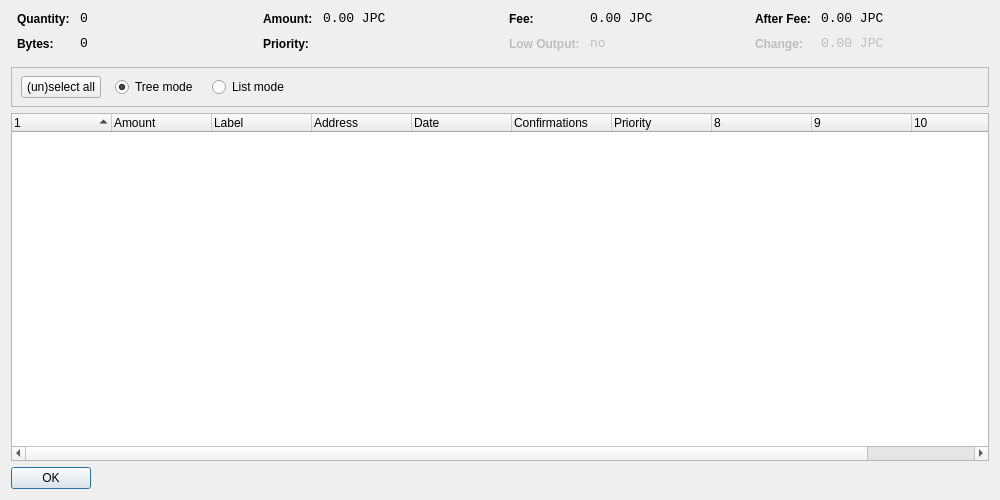
<?xml version="1.0" encoding="UTF-8"?>
<ui version="4.0">
 <class>CoinControlDialog</class>
 <widget class="QDialog" name="CoinControlDialog">
  <property name="geometry">
   <rect>
    <x>0</x>
    <y>0</y>
    <width>1000</width>
    <height>500</height>
   </rect>
  </property>
  <property name="windowTitle">
   <string>Coin Control</string>
  </property>
  <layout class="QVBoxLayout" name="verticalLayout">
   <item>
    <layout class="QHBoxLayout" name="horizontalLayoutTop" stretch="0,0,0,0">
     <property name="topMargin">
      <number>0</number>
     </property>
     <property name="bottomMargin">
      <number>10</number>
     </property>
     <item>
      <layout class="QFormLayout" name="formLayoutCoinControl1">
       <property name="horizontalSpacing">
        <number>10</number>
       </property>
       <property name="verticalSpacing">
        <number>10</number>
       </property>
       <property name="leftMargin">
        <number>6</number>
       </property>
       <property name="rightMargin">
        <number>6</number>
       </property>
       <item row="0" column="0">
        <widget class="QLabel" name="labelCoinControlQuantityText">
         <property name="styleSheet">
          <string notr="true">font-weight:bold;</string>
         </property>
         <property name="text">
          <string>Quantity:</string>
         </property>
        </widget>
       </item>
       <item row="0" column="1">
        <widget class="QLabel" name="labelCoinControlQuantity">
         <property name="font">
          <font>
           <family>Monospace</family>
           <pointsize>10</pointsize>
          </font>
         </property>
         <property name="cursor">
          <cursorShape>IBeamCursor</cursorShape>
         </property>
         <property name="contextMenuPolicy">
          <enum>Qt::ActionsContextMenu</enum>
         </property>
         <property name="text">
          <string notr="true">0</string>
         </property>
         <property name="textInteractionFlags">
          <set>Qt::LinksAccessibleByMouse|Qt::TextSelectableByKeyboard|Qt::TextSelectableByMouse</set>
         </property>
        </widget>
       </item>
       <item row="1" column="0">
        <widget class="QLabel" name="labelCoinControlBytesText">
         <property name="styleSheet">
          <string notr="true">font-weight:bold;</string>
         </property>
         <property name="text">
          <string>Bytes:</string>
         </property>
        </widget>
       </item>
       <item row="1" column="1">
        <widget class="QLabel" name="labelCoinControlBytes">
         <property name="font">
          <font>
           <family>Monospace</family>
           <pointsize>10</pointsize>
          </font>
         </property>
         <property name="cursor">
          <cursorShape>IBeamCursor</cursorShape>
         </property>
         <property name="contextMenuPolicy">
          <enum>Qt::ActionsContextMenu</enum>
         </property>
         <property name="text">
          <string notr="true">0</string>
         </property>
         <property name="textInteractionFlags">
          <set>Qt::LinksAccessibleByMouse|Qt::TextSelectableByKeyboard|Qt::TextSelectableByMouse</set>
         </property>
        </widget>
       </item>
      </layout>
     </item>
     <item>
      <layout class="QFormLayout" name="formLayoutCoinControl2">
       <property name="horizontalSpacing">
        <number>10</number>
       </property>
       <property name="verticalSpacing">
        <number>10</number>
       </property>
       <property name="leftMargin">
        <number>6</number>
       </property>
       <property name="rightMargin">
        <number>6</number>
       </property>
       <item row="0" column="0">
        <widget class="QLabel" name="labelCoinControlAmountText">
         <property name="styleSheet">
          <string notr="true">font-weight:bold;</string>
         </property>
         <property name="text">
          <string>Amount:</string>
         </property>
        </widget>
       </item>
       <item row="0" column="1">
        <widget class="QLabel" name="labelCoinControlAmount">
         <property name="font">
          <font>
           <family>Monospace</family>
           <pointsize>10</pointsize>
          </font>
         </property>
         <property name="cursor">
          <cursorShape>IBeamCursor</cursorShape>
         </property>
         <property name="contextMenuPolicy">
          <enum>Qt::ActionsContextMenu</enum>
         </property>
         <property name="text">
          <string notr="true">0.00 JPC</string>
         </property>
         <property name="textInteractionFlags">
          <set>Qt::LinksAccessibleByMouse|Qt::TextSelectableByKeyboard|Qt::TextSelectableByMouse</set>
         </property>
        </widget>
       </item>
       <item row="1" column="0">
        <widget class="QLabel" name="labelCoinControlPriorityText">
         <property name="styleSheet">
          <string notr="true">font-weight:bold;</string>
         </property>
         <property name="text">
          <string>Priority:</string>
         </property>
        </widget>
       </item>
       <item row="1" column="1">
        <widget class="QLabel" name="labelCoinControlPriority">
         <property name="font">
          <font>
           <family>Monospace</family>
           <pointsize>10</pointsize>
          </font>
         </property>
         <property name="cursor">
          <cursorShape>IBeamCursor</cursorShape>
         </property>
         <property name="contextMenuPolicy">
          <enum>Qt::ActionsContextMenu</enum>
         </property>
         <property name="text">
          <string/>
         </property>
         <property name="textInteractionFlags">
          <set>Qt::LinksAccessibleByMouse|Qt::TextSelectableByKeyboard|Qt::TextSelectableByMouse</set>
         </property>
        </widget>
       </item>
      </layout>
     </item>
     <item>
      <layout class="QFormLayout" name="formLayoutCoinControl3">
       <property name="horizontalSpacing">
        <number>10</number>
       </property>
       <property name="verticalSpacing">
        <number>10</number>
       </property>
       <property name="leftMargin">
        <number>6</number>
       </property>
       <property name="rightMargin">
        <number>6</number>
       </property>
       <item row="0" column="0">
        <widget class="QLabel" name="labelCoinControlFeeText">
         <property name="styleSheet">
          <string notr="true">font-weight:bold;</string>
         </property>
         <property name="text">
          <string>Fee:</string>
         </property>
        </widget>
       </item>
       <item row="0" column="1">
        <widget class="QLabel" name="labelCoinControlFee">
         <property name="font">
          <font>
           <family>Monospace</family>
           <pointsize>10</pointsize>
          </font>
         </property>
         <property name="cursor">
          <cursorShape>IBeamCursor</cursorShape>
         </property>
         <property name="contextMenuPolicy">
          <enum>Qt::ActionsContextMenu</enum>
         </property>
         <property name="text">
          <string notr="true">0.00 JPC</string>
         </property>
         <property name="textInteractionFlags">
          <set>Qt::LinksAccessibleByMouse|Qt::TextSelectableByKeyboard|Qt::TextSelectableByMouse</set>
         </property>
        </widget>
       </item>
       <item row="1" column="0">
        <widget class="QLabel" name="labelCoinControlLowOutputText">
         <property name="enabled">
          <bool>false</bool>
         </property>
         <property name="styleSheet">
          <string notr="true">font-weight:bold;</string>
         </property>
         <property name="text">
          <string>Low Output:</string>
         </property>
        </widget>
       </item>
       <item row="1" column="1">
        <widget class="QLabel" name="labelCoinControlLowOutput">
         <property name="enabled">
          <bool>false</bool>
         </property>
         <property name="font">
          <font>
           <family>Monospace</family>
           <pointsize>10</pointsize>
          </font>
         </property>
         <property name="cursor">
          <cursorShape>IBeamCursor</cursorShape>
         </property>
         <property name="contextMenuPolicy">
          <enum>Qt::ActionsContextMenu</enum>
         </property>
         <property name="text">
          <string notr="true">no</string>
         </property>
         <property name="textInteractionFlags">
          <set>Qt::LinksAccessibleByMouse|Qt::TextSelectableByKeyboard|Qt::TextSelectableByMouse</set>
         </property>
        </widget>
       </item>
      </layout>
     </item>
     <item>
      <layout class="QFormLayout" name="formLayoutCoinControl4">
       <property name="horizontalSpacing">
        <number>10</number>
       </property>
       <property name="verticalSpacing">
        <number>10</number>
       </property>
       <property name="leftMargin">
        <number>6</number>
       </property>
       <property name="rightMargin">
        <number>6</number>
       </property>
       <item row="0" column="0">
        <widget class="QLabel" name="labelCoinControlAfterFeeText">
         <property name="styleSheet">
          <string notr="true">font-weight:bold;</string>
         </property>
         <property name="text">
          <string>After Fee:</string>
         </property>
        </widget>
       </item>
       <item row="0" column="1">
        <widget class="QLabel" name="labelCoinControlAfterFee">
         <property name="font">
          <font>
           <family>Monospace</family>
           <pointsize>10</pointsize>
          </font>
         </property>
         <property name="cursor">
          <cursorShape>IBeamCursor</cursorShape>
         </property>
         <property name="contextMenuPolicy">
          <enum>Qt::ActionsContextMenu</enum>
         </property>
         <property name="text">
          <string notr="true">0.00 JPC</string>
         </property>
         <property name="textInteractionFlags">
          <set>Qt::LinksAccessibleByMouse|Qt::TextSelectableByKeyboard|Qt::TextSelectableByMouse</set>
         </property>
        </widget>
       </item>
       <item row="1" column="0">
        <widget class="QLabel" name="labelCoinControlChangeText">
         <property name="enabled">
          <bool>false</bool>
         </property>
         <property name="styleSheet">
          <string notr="true">font-weight:bold;</string>
         </property>
         <property name="text">
          <string>Change:</string>
         </property>
        </widget>
       </item>
       <item row="1" column="1">
        <widget class="QLabel" name="labelCoinControlChange">
         <property name="enabled">
          <bool>false</bool>
         </property>
         <property name="font">
          <font>
           <family>Monospace</family>
           <pointsize>10</pointsize>
          </font>
         </property>
         <property name="cursor">
          <cursorShape>IBeamCursor</cursorShape>
         </property>
         <property name="contextMenuPolicy">
          <enum>Qt::ActionsContextMenu</enum>
         </property>
         <property name="text">
          <string notr="true">0.00 JPC</string>
         </property>
         <property name="textInteractionFlags">
          <set>Qt::LinksAccessibleByMouse|Qt::TextSelectableByKeyboard|Qt::TextSelectableByMouse</set>
         </property>
        </widget>
       </item>
      </layout>
     </item>
    </layout>
   </item>
   <item>
    <widget class="QFrame" name="frame">
     <property name="minimumSize">
      <size>
       <width>0</width>
       <height>40</height>
      </size>
     </property>
     <property name="frameShape">
      <enum>QFrame::StyledPanel</enum>
     </property>
     <property name="frameShadow">
      <enum>QFrame::Sunken</enum>
     </property>
     <widget class="QWidget" name="horizontalLayoutWidget">
      <property name="geometry">
       <rect>
        <x>10</x>
        <y>0</y>
        <width>781</width>
        <height>41</height>
       </rect>
      </property>
      <layout class="QHBoxLayout" name="horizontalLayoutPanel" stretch="0,0,0,0,0">
       <property name="spacing">
        <number>14</number>
       </property>
       <item>
        <widget class="QPushButton" name="pushButtonSelectAll">
         <property name="sizePolicy">
          <sizepolicy hsizetype="Maximum" vsizetype="Fixed">
           <horstretch>0</horstretch>
           <verstretch>0</verstretch>
          </sizepolicy>
         </property>
         <property name="text">
          <string>(un)select all</string>
         </property>
        </widget>
       </item>
       <item>
        <widget class="QRadioButton" name="radioTreeMode">
         <property name="sizePolicy">
          <sizepolicy hsizetype="Maximum" vsizetype="Fixed">
           <horstretch>0</horstretch>
           <verstretch>0</verstretch>
          </sizepolicy>
         </property>
         <property name="text">
          <string>Tree mode</string>
         </property>
         <property name="checked">
          <bool>true</bool>
         </property>
        </widget>
       </item>
       <item>
        <widget class="QRadioButton" name="radioListMode">
         <property name="sizePolicy">
          <sizepolicy hsizetype="Maximum" vsizetype="Fixed">
           <horstretch>0</horstretch>
           <verstretch>0</verstretch>
          </sizepolicy>
         </property>
         <property name="text">
          <string>List mode</string>
         </property>
        </widget>
       </item>
       <item>
        <spacer name="horizontalSpacer">
         <property name="orientation">
          <enum>Qt::Horizontal</enum>
         </property>
         <property name="sizeHint" stdset="0">
          <size>
           <width>40</width>
           <height>20</height>
          </size>
         </property>
        </spacer>
       </item>
      </layout>
     </widget>
    </widget>
   </item>
   <item>
    <widget class="CoinControlTreeWidget" name="treeWidget">
     <property name="contextMenuPolicy">
      <enum>Qt::CustomContextMenu</enum>
     </property>
     <property name="sortingEnabled">
      <bool>false</bool>
     </property>
     <property name="columnCount">
      <number>11</number>
     </property>
     <attribute name="headerShowSortIndicator" stdset="0">
      <bool>true</bool>
     </attribute>
     <attribute name="headerStretchLastSection">
      <bool>false</bool>
     </attribute>
     <column>
      <property name="text">
       <string/>
      </property>
     </column>
     <column>
      <property name="text">
       <string>Amount</string>
      </property>
     </column>
     <column>
      <property name="text">
       <string>Label</string>
      </property>
     </column>
     <column>
      <property name="text">
       <string>Address</string>
      </property>
     </column>
     <column>
      <property name="text">
       <string>Date</string>
      </property>
     </column>
     <column>
      <property name="text">
       <string>Confirmations</string>
      </property>
      <property name="toolTip">
       <string>Confirmed</string>
      </property>
     </column>
     <column>
      <property name="text">
       <string>Priority</string>
      </property>
     </column>
     <column>
      <property name="text">
       <string/>
      </property>
     </column>
     <column>
      <property name="text">
       <string/>
      </property>
     </column>
     <column>
      <property name="text">
       <string/>
      </property>
     </column>
     <column>
      <property name="text">
       <string/>
      </property>
     </column>
    </widget>
   </item>
   <item>
    <widget class="QDialogButtonBox" name="buttonBox">
     <property name="sizePolicy">
      <sizepolicy hsizetype="Maximum" vsizetype="Fixed">
       <horstretch>0</horstretch>
       <verstretch>0</verstretch>
      </sizepolicy>
     </property>
     <property name="orientation">
      <enum>Qt::Horizontal</enum>
     </property>
     <property name="standardButtons">
      <set>QDialogButtonBox::Ok</set>
     </property>
    </widget>
   </item>
  </layout>
 </widget>
 <customwidgets>
  <customwidget>
   <class>CoinControlTreeWidget</class>
   <extends>QTreeWidget</extends>
   <header>coincontroltreewidget.h</header>
  </customwidget>
 </customwidgets>
 <resources/>
 <connections/>
</ui>
